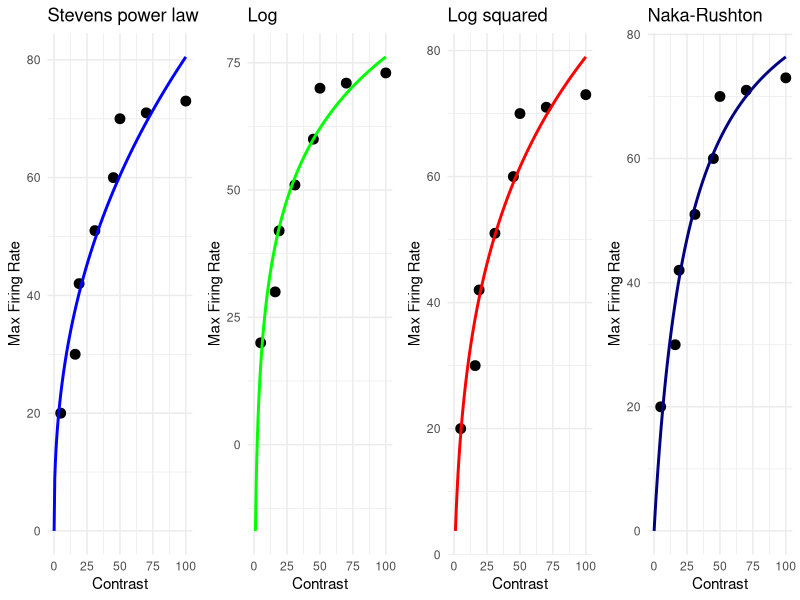

Generate this figure with R:
library(tidyverse)

df_liu <- data.frame(max_firing = c(20, 30, 42, 51, 60, 70, 71,  73),
                     contrast   = c( 5, 16, 19, 31, 45, 50, 70, 100))

# power
fit <- nls(max_firing ~ k * contrast^n, data = df_liu, start = list(k = 1, n = 0.5))
summary(fit)

x_new <- seq(0, 100, length.out = 200)
params <- coef(fit)
y_new <- params["k"] * x_new^params["n"]
df_fit <- data.frame(contrast = x_new, max_firing = y_new)

ggplot(df_liu, aes(x = contrast, y = max_firing)) +
  geom_point(size = 3) +  
  geom_line(data = df_fit, aes(x = contrast, y = max_firing), color = "blue", size = 1) +
  coord_cartesian(xlim = c(0, 100)) +
  theme_minimal() +
  labs(title = "Stevens power law",
       x = "Contrast",
       y = "Max Firing Rate") -> g1

# log
fit_log <- nls(max_firing ~ a * log(contrast) + b,
               data = df_liu,
               start = list(a = 10, b = 0))
summary(fit_log)

x_new <- seq(1, 100, length.out = 200)
params_log <- coef(fit_log)
y_new <- params_log["a"] * log(x_new) + params_log["b"]
df_fit_log <- data.frame(contrast = x_new, max_firing = y_new)

ggplot(df_liu, aes(x = contrast, y = max_firing)) +
  geom_point(size = 3) +
  geom_line(data = df_fit_log, aes(x = contrast, y = max_firing), color = "green", size = 1) +
  coord_cartesian(xlim = c(0, 100)) +
  theme_minimal() +
  labs(title = "Log",
       x = "Contrast",
       y = "Max Firing Rate") -> g2

# log squared
fit_log_squared <- nls(max_firing ~ a * (log(contrast) + b)^2,
               data = df_liu,
               start = list(a = 0.2, b = 0))
summary(fit_log_squared)

x_new <- seq(1, 100, length.out = 200)
params_log <- coef(fit_log_squared)
y_new <- params_log["a"] * (log(x_new) + params_log["b"])^2 
df_fit_log_squared <- data.frame(contrast = x_new, max_firing = y_new)

ggplot(df_liu, aes(x = contrast, y = max_firing)) +
  geom_point(size = 3) +
  geom_line(data = df_fit_log_squared, aes(x = contrast, y = max_firing), color = "red", size = 1) +
  coord_cartesian(xlim = c(0, 100)) +
  theme_minimal() +
  labs(title = "Log squared",
       x = "Contrast",
       y = "Max Firing Rate") -> g3

# Naka-Rushton function
fit_naka <- nls(max_firing ~ Rmax * contrast^n / (contrast^n + C50^n),
                data = df_liu,
                start = list(Rmax = 75, C50 = 25, n = 2))
summary(fit_naka)
x_new <- seq(0, 100, length.out = 200)
params <- coef(fit_naka)
y_new <- params["Rmax"] * x_new^params["n"] / (x_new^params["n"] + params["C50"]^params["n"])
df_fit_naka <- data.frame(contrast = x_new, max_firing = y_new)

ggplot(df_liu, aes(x = contrast, y = max_firing)) +
  geom_point(size = 3) +
  geom_line(data = df_fit_naka, aes(x = contrast, y = max_firing), color = "navy", size = 1) +
  coord_cartesian(xlim = c(0, 100)) +
  theme_minimal() +
  labs(title = "Naka-Rushton",
       x = "Contrast",
       y = "Max Firing Rate") -> g4

g <- cowplot::plot_grid(g1, g2, g3, g4, nrow = 1)
ggsave("liu_2015.png", g, width = 8, height = 2, dpi = 300)
